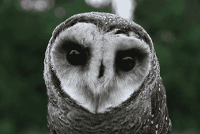
#> input picture data/owl.jpg, 200 x 134 px
$ python ocv-19-geoTrans-scaling.py
#> lines starting #> are read from the running program, lines starting #| are printed output that depends on the picture
import cv2
import numpy as np

img = cv2.imread('../data/owl.jpg')
#> img is the input picture: shape (134, 200, 3); mean B, G, R 71, 79.7, 72.3
# Preferable interpolation methods are cv2.INTER_AREA for shrinking
# and cv2.INTER_CUBIC (slow) & cv2.INTER_LINEAR for zooming.
# By default, interpolation method used is cv2.INTER_LINEAR
# for all resizing purposes.
res = cv2.resize(img,None,fx=2,fy=2,interpolation=cv2.INTER_CUBIC)
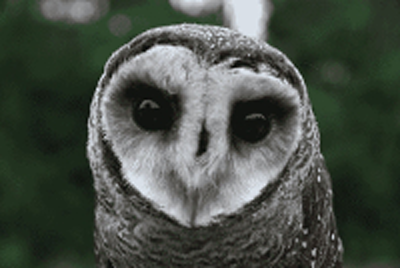
#> res: shape (268, 400, 3); mean B, G, R 71, 79.7, 72.3

#OR
#height, width = img.shape[:2]
#res = cv2.resize(img,(2*width, 2*height), interpolation = cv2.INTER_CUBIC)

cv2.imshow('img',img)
cv2.imshow('res',res)
cv2.waitKey(0)
cv2.destroyAllWindows()
